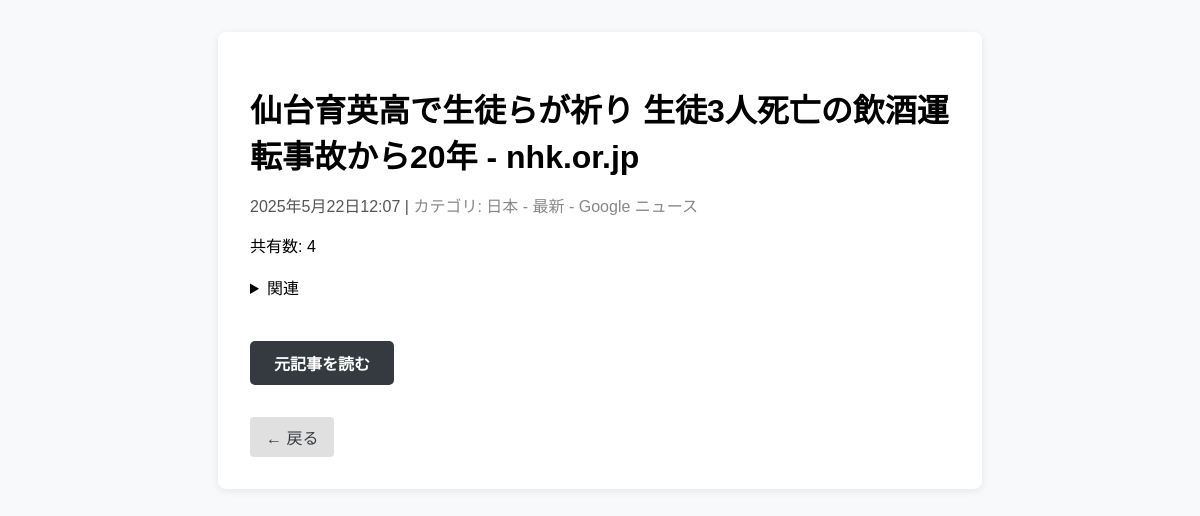
The app's page /myapp/news/10/ with its own data.
### myapp/models.py (models this page shows, shortened)
class RssNews(models.Model):
    user = models.ForeignKey(get_user_model(), on_delete=models.CASCADE)
    title = models.CharField(max_length=2000)
    link = models.URLField(max_length=2000)
    pubdate = models.DateTimeField()
    description = models.TextField()
    image = models.URLField(blank=True, null=True)
    category = models.CharField(max_length=100)
    read = models.BooleanField(default=False)
    favorite = models.BooleanField(default=False)
    shared = models.IntegerField(default=0)

### myapp/views.py (the view)
# urls.py: path('news/<int:news_id>/', views.news_info, name='news_info'),
def news_info(request, news_id):
    news = get_object_or_404(RssNews, id=news_id)
    return render(request, 'myapp/news_info.html', {'news': news})

### templates/myapp/news_info.html (shortened to what this page needs)
<!DOCTYPE html>
<html lang="ja">
  <head>
  </head>
  <body>
    <div class="container">
      <h1>{{ news.title }}</h1>
      <div class="meta">
        <span>{{ news.pubdate }}</span> |
        <span class="category">カテゴリ: {{ news.category }}</span>
      </div>
      <div>
        共有数: <span id="shared-count">{{ news.shared }}</span>
      </div>
      <br />
      <details>
        <summary>関連</summary>
      </details>
      <br />
      <a class="read-more-link" onclick="shareNews({{ news.id }})" href="javascript:void(0);">元記事を読む</a>
      <br />
      <a href="javascript:history.back()" class="back-link">← 戻る</a>
    </div>
  </body>
</html>

### templates/myapp/news_info.html (style rules this page uses)
body { font-family: Arial, sans-serif; background: #f8f9fa; margin: 0; padding: 0; }
.container { max-width: 700px; margin: 2em auto; background: #fff; border-radius: 8px; box-shadow: 0 2px 8px rgba(0, 0, 0, 0.08); padding: 2em; }
h1 { font-size: 2em; margin-bottom: 0.5em; }
.meta { color: #555; margin-bottom: 1em; }
.category { font-size: 1em; color: #888; }
a { color: #007bff; text-decoration: none; }
.back-link { display: inline-block; margin-top: 2em; color: #343a40; background: #e0e0e0; padding: 0.5em 1em; border-radius: 4px; text-decoration: none; }
.read-more-link { display: inline-block; margin-top: 1.5rem; padding: 0.6em 1.5em; background: #343a40; color: #fff; border-radius: 5px; text-decoration: none; font-weight: bold; transition: background 0.2s; }

### records on screen
RssNews: title "仙台育英高で生徒らが祈り 生徒3人死亡の飲酒運転事故から20年 - nhk.or.jp", pubdate "2025年5月22日12:07", category "日本 - 最新 - Google ニュース", shared "4"
